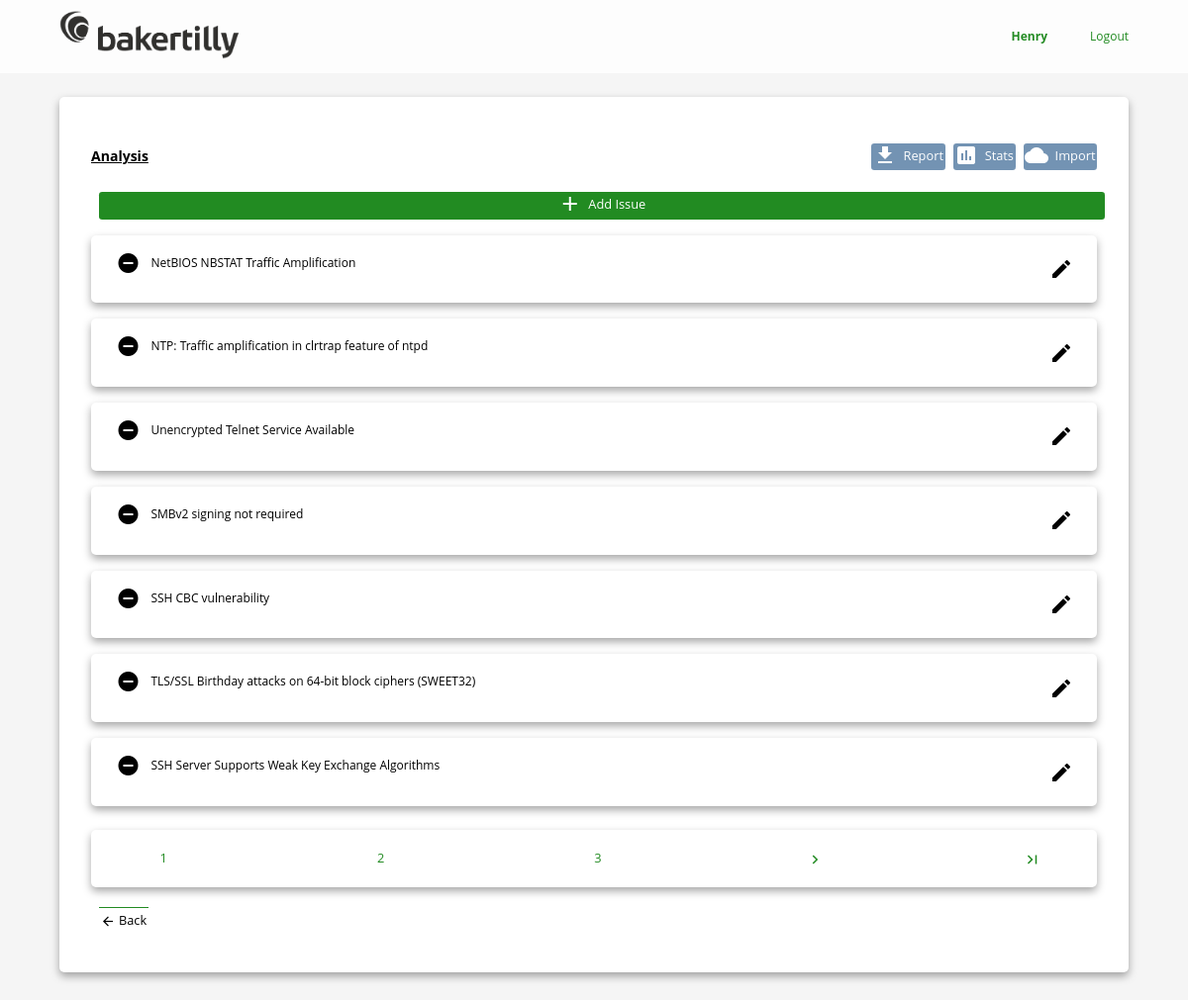
/analysis/7/ (signed in), run on the app's committed database.
### core/models.py (models this page shows, shortened)
class Issues(models.Model):
    case = models.ForeignKey(Cases, on_delete=models.CASCADE)
    name = models.CharField(max_length=100)
    severity = models.CharField(blank=True, max_length=100, choices=severity_levels)
    affected_hosts = models.TextField(blank=True)
    description = models.TextField(blank=True)
    impact = models.TextField(blank=True)
    solution = models.TextField(blank=True)
    reference = models.TextField(blank=True)
    cvss_rating = models.FloatField(blank=True, null=True)
    createDate = models.DateTimeField(auto_now_add=True)
    lastUpdate = models.DateTimeField(auto_now=True)
    class Meta:
        verbose_name_plural = "Issues"

### core/views.py (the view)
# urls.py: path('analysis/<int:pk>/', views.IssueListView.as_view(), name='analysis'),
class IssueListView(LoginRequiredMixin, ListView):
    template_name = "core/issues_list.html"
    context_object_name = "issues"
    paginate_by = 7
    def get_queryset(self):
        return Cases.objects.get(id=self.kwargs['pk']).issues_set.order_by("-lastUpdate")
    def get_context_data(self, **kwargs):
        context = super().get_context_data(**kwargs)
        context['title'] = "Analysis"
        context['case_id'] = self.kwargs['pk']
        return context

### core/templates/core/issues_list.html (shortened to what this page needs)
{% extends 'core/base.html'%}
{% load crispy_forms_tags %}
{% load static %}
{% block js_includes %}
    <link rel="stylesheet" href="{% static 'core/css/autocomplete.css' %}">
    <link rel="stylesheet" href="{% static 'core/css/tables.css' %}">
{% endblock %}
{% block content %}
  <form class="card form"  method="post" enctype="multipart/form-data">
        <div class="flex-row">
            <span class="left"><h3><u>Analysis</u></h3></span>
            <span class="flex-row width-30" id="issues-corner-buttons">
                <a class="plain-link" href="{% url 'generateReport' case_id %}">
                    <button type="button" class="blue-grey button no-border">
                        <i class="material-icons">download</i>
                        Report
                    </button>
                </a>
                <button type="button" class="blue-grey button no-border" name="stats" id="view_stats">
                    <i class="material-icons">insert_chart</i>
                    Stats
                </button>
                <a class="plain-link" href="{% url 'import_report' case_id %}">
                    <button type="button" class="blue-grey button no-border">
                        <i class="material-icons">cloud</i>
                        Import
                    </button>
                </a>
            </span>
        </div>
        {% if is_paginated and page_obj.number == 1 or not is_paginated %}
            <a class="plain-link" href="{% url 'issue-create' case_id %}" id="add-issue">
               <button type="button" class="forestgreen button no-border width-100">
                   <i class="material-icons">add</i>
                    Add Issue
               </button>
            </a>
        {% endif %}
        <div id="issues-div">
          {% for issue in issues %}
            <div class="inner-card">
                <div class="flex-row">
                    <span class="left">
                      <a class="plain-link" href="{% url 'issue-delete' issue.case.id issue.id %}">
                        <button type="button" class="button  no-border">
                            <i class="material-icons">remove_circle</i>
                        </button>
                      </a>
                    </span>
                    <span class="left width-90">
                      {{ issue.name }}
                    </span>
                    <span class="right">
                      <a class="button-link no-border" href="{% url 'issue-update' issue.case.id issue.id %}">
                        <i class="material-icons">edit</i>
                      </a>
                    </span>
                </div>
            </div>
          {% endfor %}
        </div>
        {% if is_paginated %}
            <div class="inner-card">
                <div class="flex-row">
                    {% for num in page_obj.paginator.page_range %}
                        {% if page_obj.number == num %}
                            <a href="?page={{ num }}" class="plain-link no-border button width-10">{{num}}</a>
                        {% elif  num > page_obj.number|add:'-3' and num < page_obj.number|add:'3' %}
                            <a href="?page={{ num }}" class="plain-link no-border button width-10">{{num}}</a>
                        {% endif %}
                    {% endfor %}
                    {% if page_obj.has_next %}
                        <a href="?page={{ page_obj.next_page_number }}" class="plain-link no-border button width-10">
                            <i class="material-icons md-18 no-padding">navigate_next</i>
                        </a>
                        <a href="?page={{ page_obj.paginator.num_pages }}" class="plain-link no-border button width-10">
                            <i class="material-icons md-18 no-padding">last_page</i>
                        </a>
                    {% endif %}
                </div>
            </div>
        {% endif %}
        <div class="button-row">
          <a href="{% url 'recon' case_id %}" class="button-link" id="back">
            <i class="material-icons md-18 no-padding">arrow_back</i>
            Back
          </a>
        </div>
        </div>
{% endblock %}

### core/templates/core/base.html (shortened to what this page needs)
<!DOCTYPE html>
{% load static %}
{% load crispy_forms_tags %}
<html lang="en" dir="ltr">
  <head>
    <link rel="stylesheet" href="{% static 'core/css/style2.css' %}">
    <link rel="stylesheet" href="{% static 'core/css/forms.css' %}">
    <link rel="stylesheet" href="{% static 'core/css/colours.css' %}">
    {% block js_includes %}
    {% endblock %}
  </head>
  <body>
    <div class="ribbon-container">
      <a class="" href="{% url 'cases' %}">
        <img src="{% static 'core/images/bt-logo-transparent.png' %}" class="ribbon-logo">
      </a>
      {%if user.is_authenticated %}
        <div>
          <a class="plain-link plain" href="{% url 'profile' %}" style="padding-right:2.5rem;">
            <b>{{ user.username | title }}</b>
          </a>
          <a class="plain-link" href="{% url 'logout' %}">Logout</a>
        </div>
      {% else %}
        <div>
          <a class="plain-link" href="{% url 'login' %}">Login</a>
        </div>
      {% endif %}
    </div>
    <div class="container">
      {% block content %}
      {% endblock %}
  </body>
</html>

### core/static/core/css/style2.css (style rules this page uses)
:root { --ribbon: rgba(255, 255, 255, 0.8); --background: whitesmoke; --card: white; --button: forestgreen; --button-border: forestgreen; --button-fill: forestgreen; --link: forestgreen; }
* { box-sizing: border-box; line-height: 2; }
html, body { height: 100%; }
body { margin: 0; padding: 0; font-size: 16px; font-family: "Open Sans", serif; background-color: var(--background); }
.ribbon-container { width: 100%; padding: 0.5% 5% 0.5% 5%; margin-bottom: 2%; display: flex; justify-content: space-between; align-items: center; background-color: var(--ribbon); }
.ribbon-logo { width: 20%; }
.container, .container--center-middle { width: 100%; display: flex; flex-direction: column; justify-content: space-between; align-items: center; }
.card, .inner-card { width: 90%; background-color: var(--card); box-shadow: 0 4px 8px 0 rgba(0, 0, 0, 0.35); border-radius: 5px; margin-bottom: 2rem; display: flex; flex-direction: column; justify-content: flex-end; align-content: center; padding: 2rem; }
.inner-card { width: 100%; margin-bottom: 1rem; padding: 1rem; box-shadow: 0 4px 8px 0 rgba(0, 0, 0, 0.35); }
.flex-row { display: flex; justify-content: space-between; align-items: center; }
.right { align-self: flex-end; }
.left { align-self: flex-start; }
.width-90 { width: 90%; }
.width-10 { width: 10%; }
.width-30 { width: 30%; }
.width-100 { width: 100%; }
.button-row { display: flex; width: auto; margin-top: 1em; justify-content: space-between; }
.button, .button-link { background-color: transparent; border-width: thin; border-radius: 0; border-style: none; border-top-style: solid; border-color: var(--button-border); text-align: center; padding: 0 1rem 0 1rem; font-family: inherit; font-size: inherit; }
.button-link, .plain-link { text-decoration: none; color: black; }
.plain-link { color: var(--link); }
.no-border { border: none; border-radius: 0.2rem; }
.material-icons { vertical-align: middle; padding: 0.4rem; }
.material-icons.md-18 { font-size: 18px; }
button > .material-icons { padding: 0rem 0.2rem 0.2rem 0rem; }
.no-padding { padding: 0rem; }
@media only screen and (min-width: 300px) and (max-width: 1200px) { body { font-size: 12px; } }
@media only screen and (min-width: 300px) and (max-width: 1200px) { #back > i, #next > i { font-size: 15px; } }
@media only screen and (min-width: 300px) and (max-width: 1200px) { .button, .button-link { font-size: 0.8rem; padding: 0 0.1rem 0 0.1rem; margin-left: 0.5rem; } }
@media only screen and (min-width: 300px) and (max-width: 1200px) { #issues-corner-buttons { width: auto; } }

### core/static/core/css/forms.css (style rules this page uses)
.form, .vertical-group { display: flex; flex-direction: column; justify-content: flex-end; }
.form > * { margin-bottom: 0.5rem; }

### core/static/core/css/colours.css (style rules this page uses)
.blue-grey { background-color: rgb(115, 147, 179); color: white; }
.forestgreen { background-color: rgb(34, 139, 34); color: white; }

### core/static/core/css/tables.css (style rules this page uses)
:root { --th-fill: rgba(71, 135, 120, 0.2); --table-border: #999; }

### data on the page
Issues: name "NetBIOS NBSTAT Traffic Amplification"
Issues: name "NTP: Traffic amplification in clrtrap feature of ntpd"
Issues: name "Unencrypted Telnet Service Available"
Issues: name "SMBv2 signing not required"
Issues: name "SSH CBC vulnerability"
Issues: name "TLS/SSL Birthday attacks on 64-bit block ciphers (SWEET32)"
Issues: name "SSH Server Supports Weak Key Exchange Algorithms"

### other printed values
{{ user.username | title }} "Henry"
{{ num }} "1"
{{ num }} "2" "3"
